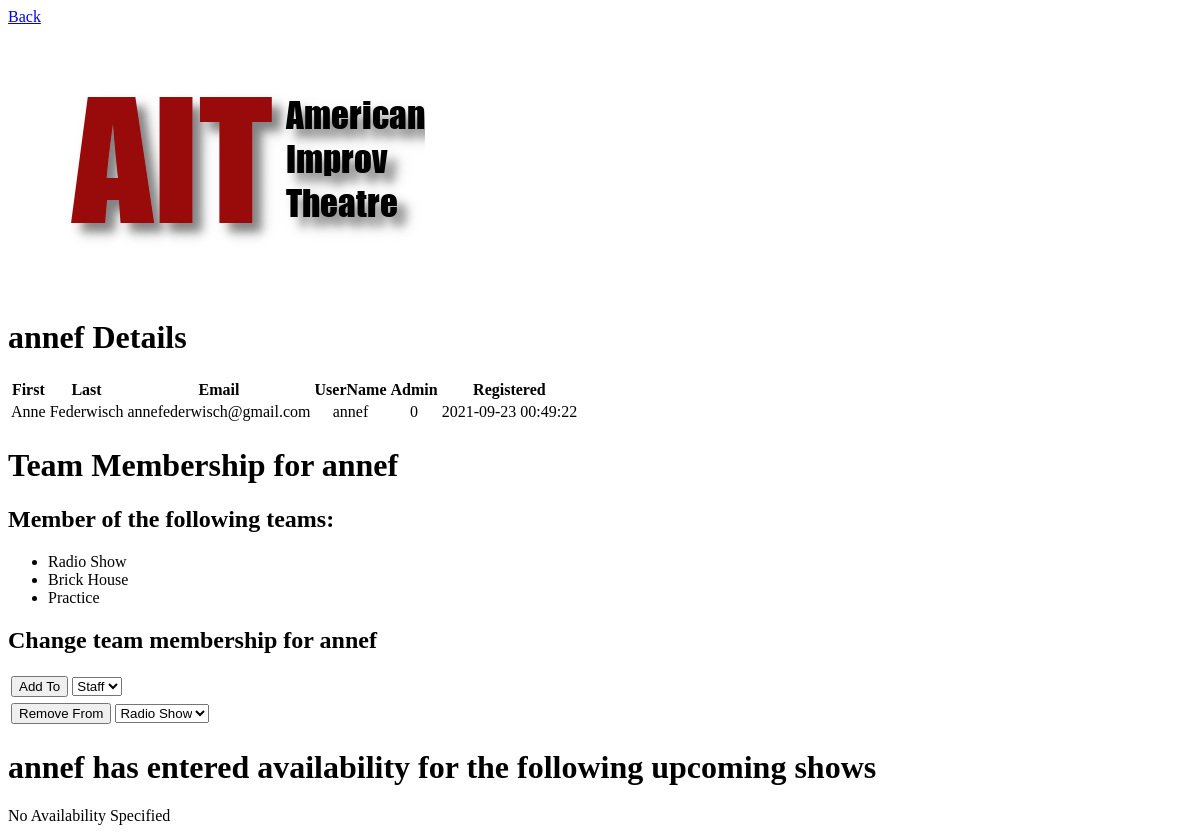
Page /admin/performer_edit.php?id=6 (signed in) on the earlier database version.
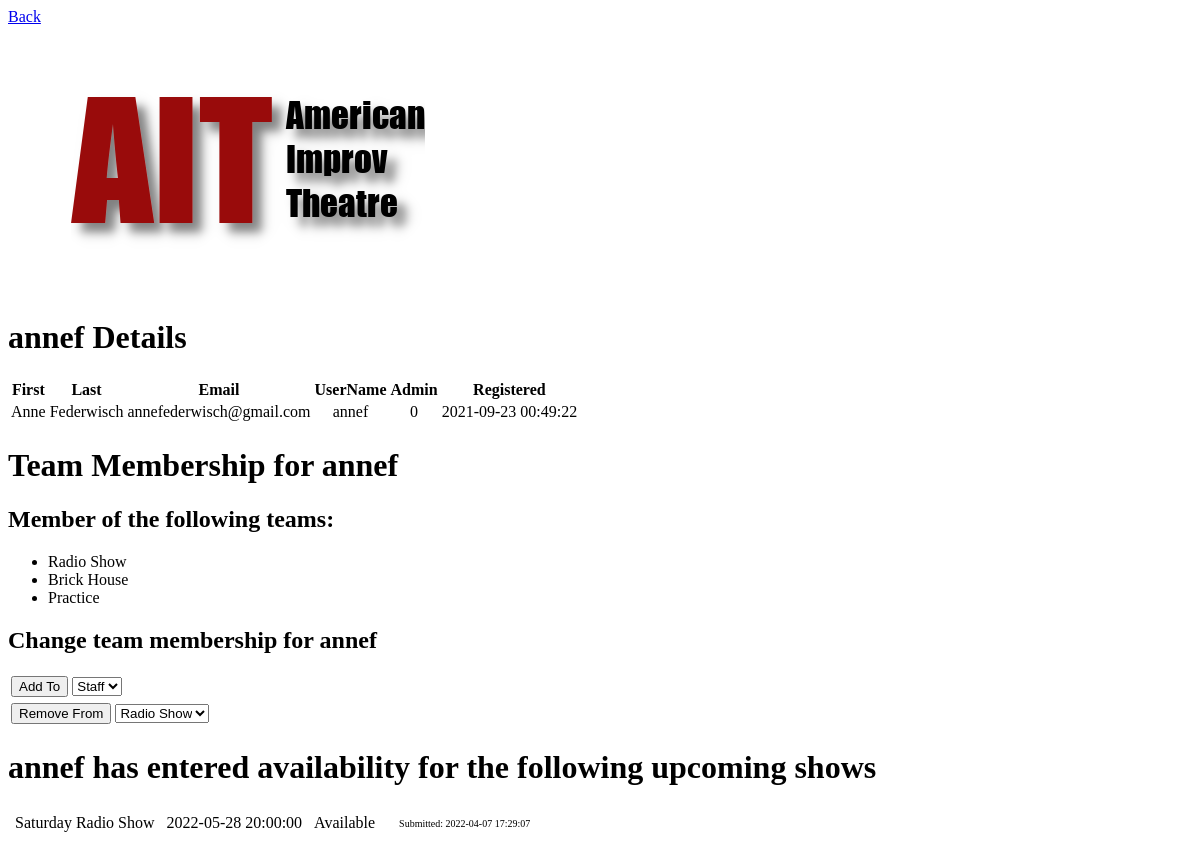
Same page on the later database version.
### tables this page shows
CREATE TABLE `TeamMembership` (
  `Performer` int(11) DEFAULT NULL,
  `Team` int(11) DEFAULT NULL
);

CREATE TABLE `Availability` (
  `Performer` int(11) DEFAULT NULL,
  `ShowID` int(11) DEFAULT NULL,
  `Available` tinyint(1) DEFAULT NULL,
  `SubmitDate` timestamp NOT NULL DEFAULT current_timestamp() ON UPDATE current_timestamp()
);

CREATE TABLE `Shows` (
  `ID` int(11) NOT NULL AUTO_INCREMENT,
  `Date` datetime DEFAULT NULL,
  `Description` varchar(30) DEFAULT NULL,
  `PracticeZoomLink` varchar(128) DEFAULT NULL,
  `ShowZoomLink` varchar(128) DEFAULT NULL,
  `Team` int(11) DEFAULT NULL,
  PRIMARY KEY (`ID`)
);

### html/admin/performer_edit.php (the view, shortened to what this page needs)
<!DOCTYPE HTML PUBLIC "-//W3C//DTD HTML 4.01 Transitional//EN">
<html>
<body>
<a href="performers.php">Back</a>
<br>
<img src="../images/AIT_logo_no_bg.png" alt="AIT: American Improv Theatre">
<?php
$hostname = "db";
$username = "your_mysql_username";
$password = "your_mysql_password";
$db = "schedulecast";
$dbconnect=mysqli_connect($hostname,$username,$password,$db);
$teamquery = mysqli_query($dbconnect, "SELECT * FROM Teams")
   or die (mysqli_error($dbconnect));
while ($teamrow = mysqli_fetch_array($teamquery)) {
	$team[$teamrow['ID']] = $teamrow['Name'];
	$ismember[$teamrow['ID']] = false;
}
list($performerid) = sscanf($_SERVER['QUERY_STRING'], "id=%d");
$query = mysqli_query($dbconnect, "SELECT * FROM Performers WHERE ID = " . $performerid . " LIMIT 1")
   or die (mysqli_error($dbconnect));
$performerinfo = mysqli_fetch_array($query);
echo "<h1>" . $performerinfo['UserName'] . " Details</h1>\n";
echo "<table>
    <tr>
    <td align=center><b>First</b></td>
    <td align=center><b>Last</b></td>
    <td align=center><b>Email</b></td>
    <td align=center><b>UserName</b></td>
    <td align=center><b>Admin</b></td>
    <td align=center><b>Registered</b></td>
    </tr>
    <tr>
    <td align=center>{$performerinfo['NameFirst']}</td>
    <td align=center>{$performerinfo['NameLast']}</td>
    <td align=center>{$performerinfo['Email']}</td>
    <td align=center>{$performerinfo['UserName']}</td>
    <td align=center>{$performerinfo['Admin']}</td>
    <td align=center>{$performerinfo['RegisterDate']}</td>
    <tr>
    </table>\n";
echo "<h1>Team Membership for " . $performerinfo['UserName'] . "</h1>\n";
$myteamsquery = mysqli_query($dbconnect, "SELECT * FROM TeamMembership where Performer = " . $performerinfo['ID'])
  or die (mysqli_error($dbconnect));
$first = false;
while ($teammemberrow = mysqli_fetch_array($myteamsquery)) {
	if ($first == false) {
		echo "<h2>Member of the following teams:</h2>\n";
    		echo "<ul>\n";
		$first = true;
	}
	$ismember[$teammemberrow['Team']] = true;
	echo "<li>" . $team[$teammemberrow['Team']] . "</li>\n";
}
if ($first == true) {
	echo "</ul>\n";
}
echo "<h2>Change team membership for " . $performerinfo['UserName'] . "</h2>\n";
$inteams = false;
$notinteams = false;
foreach ($team as $id => $name) {
	if ( $ismember[$id] == true) {
		$inteams = true;
	} else {
		$notinteams = true;
	}
}
if ($notinteams) {
	echo "<table><tr>\n";
	echo "<form name='memberchange' action='team_rest.php' method='post'>\n";
	echo "  <td valign=top><input type='submit' value='Add To'></td>\n";
	echo "  <td><select id='team' name='team'>\n";
	foreach ($team as $id => $name) {
		if ( $ismember[$id] != true) {
			echo "    <option name='teamid' value='" . $id . "'>". $team[$id] . "</option>\n";
		}
	}
	echo "  </select>\n</form>\n</td>\n";
	echo "</tr>\n</table>\n";
}
if ($inteams) {
	echo "<table><tr>\n";
	echo "<form name='memberchange' action='team_rest.php' method='post'>\n";
	echo "  <td valign=top><input type='submit' value='Remove From'></td>\n";
	echo "  <td><select id='team' name='team'>\n";
	foreach ($team as $id => $name) {
		if ( $ismember[$id] == true) {
			echo "    <option name='teamid' value='" . $id . "'>". $team[$id] . "</option>\n";
		}
	}
	echo "  </select>\n</form>\n</td>\n";
	echo "</tr>\n</table>\n";
}
$startdate = date_create();
$startdate->sub(new DateInterval('P1D'));
echo "<h1>" . $performerinfo['UserName'] . " has entered availability for the following upcoming shows</h1>\n";
$showquery = mysqli_query($dbconnect, "SELECT * FROM Shows WHERE Date > '" . date_format($startdate, "Y-m-d H:i:s") . "' ORDER BY Date")
  or die (mysqli_error($dbconnect));
$first = true;
while ($showrow = mysqli_fetch_array($showquery)) {
	$availquery = mysqli_query($dbconnect, "SELECT * FROM Availability where Performer = " . $performerinfo['ID'] . " AND ShowID = " . $showrow['ID'])
	  or die (mysqli_error($dbconnect));
	while ($availrow = mysqli_fetch_array($availquery)) {
		if ( $first == true ) {
			echo "<table cellpadding=5>";
			$first = false;
		}
		if ( $availrow['Available'] == 1 ) {
			$available = "Available";
		} else {
			$available = "Not Available";
		}
		echo "  <td>" . $showrow['Description'] . "</td><td> " . $showrow['Date'] . "</td><td>" . $available . "<td>\n";
		echo "  <td><font size='-2'>Submitted: " . $availrow['SubmitDate'] . "</font></td>\n";
	}
}
if ( $first != true) {
	echo "</table>\n";
} else {
	echo "No Availability Specified<br";
}
?>
</body>
</html>

Differences in the rows shown:
added availability: ShowID.Description "Saturday Radio Show", ShowID.Date "2022-05-28 20:00:00", Available "Available", SubmitDate "2022-04-07 17:29:07"
Other differences:
text no longer shown: "No Availability Specified"
